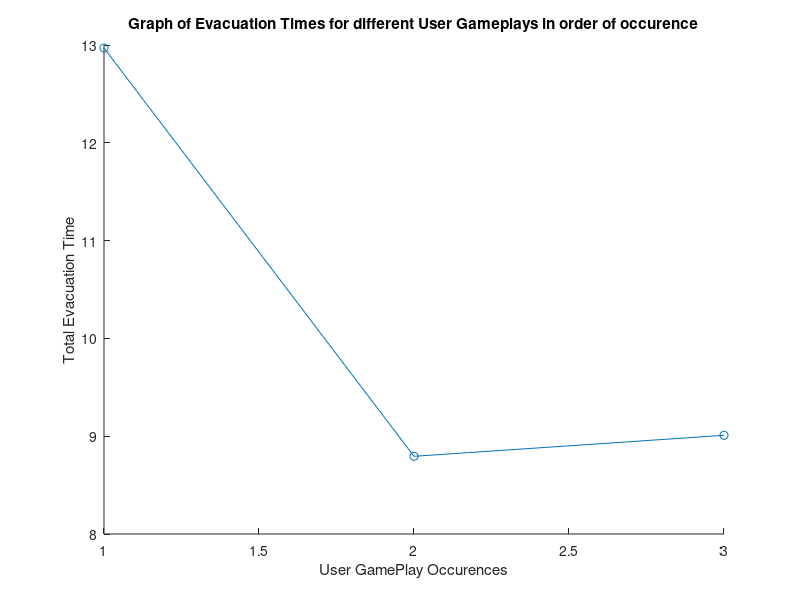

The MATLAB source for this figure:
y=[12.969,8.7945,9.009];
x=linspace(1,3,3);
figure 
 scatter(x,y); 
 hold on 
 p = polyfit(x,y,2); 
 y1 = polyval(p,x); 
 plot(x,y1); 
 xlabel('User GamePlay Occurences'); 
 ylabel('Total Evacuation Time'); 
 title('Graph of Evacuation Times for different User Gameplays in order of occurence');
 text(16,16,'LOS = E, LOA = Medium, LOH = Low');